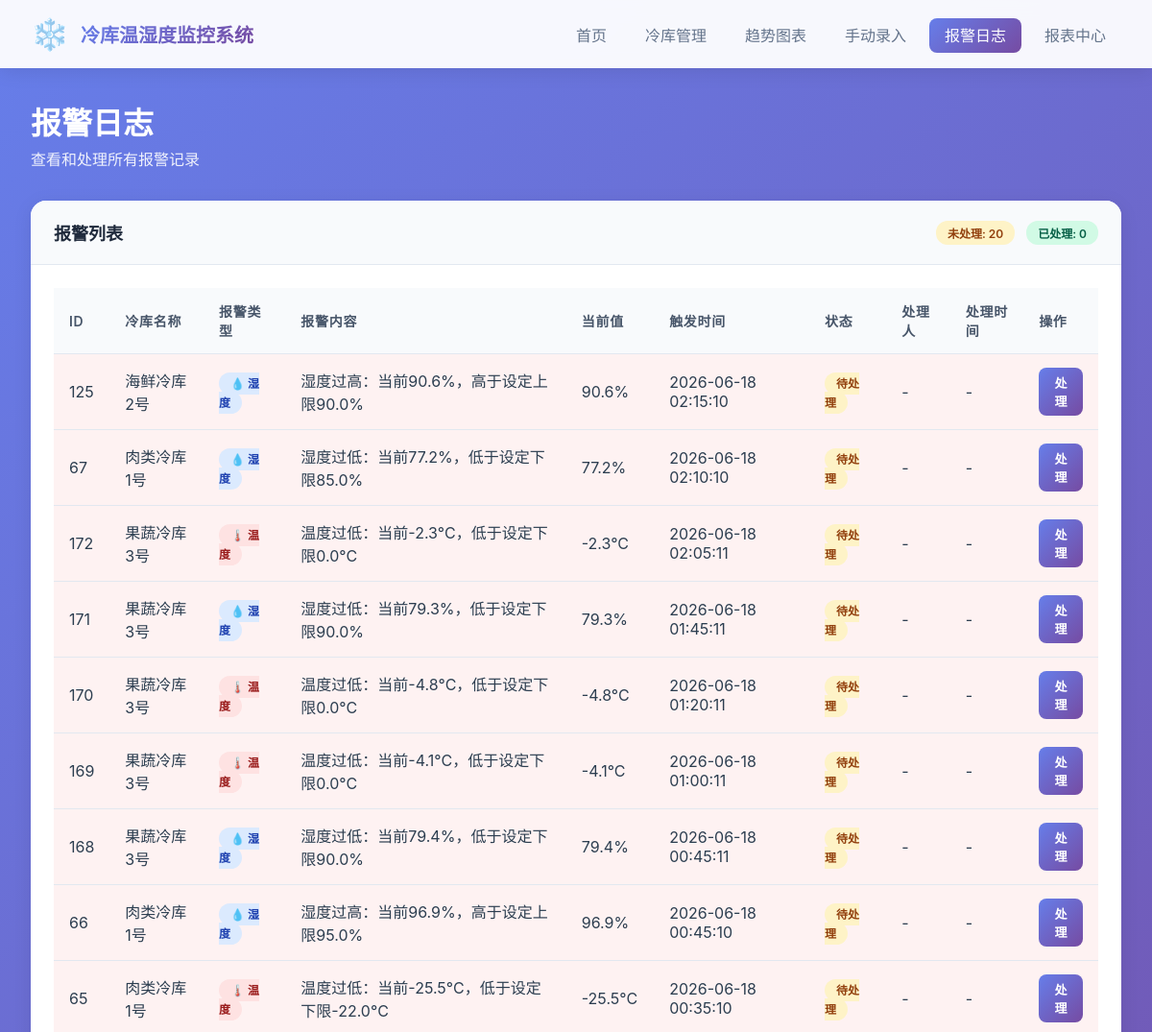
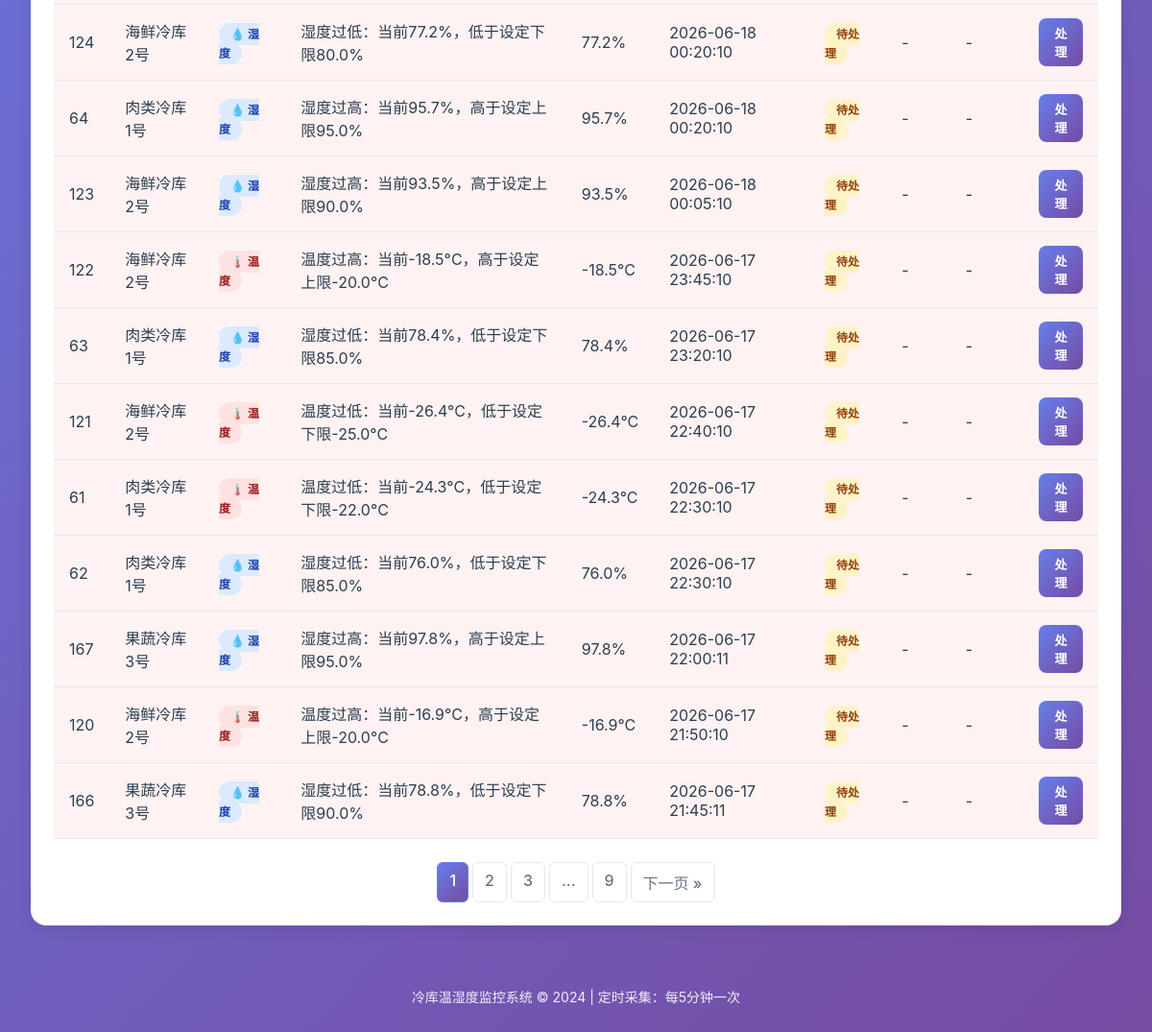
/alarms, run on the app's committed database (2 pictures, top to bottom).
### app.py (models this page shows, shortened)
class AlarmLog(db.Model):
    id = db.Column(db.Integer, primary_key=True)
    storage_id = db.Column(db.Integer, db.ForeignKey('cold_storage.id'), nullable=False)
    alarm_type = db.Column(db.String(20), nullable=False)
    message = db.Column(db.String(200), nullable=False)
    current_value = db.Column(db.Float, nullable=False)
    threshold_min = db.Column(db.Float)
    threshold_max = db.Column(db.Float)
    triggered_at = db.Column(db.DateTime, default=datetime.now)
    handled_at = db.Column(db.DateTime)
    handled_by = db.Column(db.String(100))
    handled_note = db.Column(db.String(500))
    is_handled = db.Column(db.Boolean, default=False)

class ColdStorage(db.Model):
    id = db.Column(db.Integer, primary_key=True)
    name = db.Column(db.String(100), nullable=False)
    temp_min = db.Column(db.Float, nullable=False)
    temp_max = db.Column(db.Float, nullable=False)
    humidity_min = db.Column(db.Float, nullable=False)
    humidity_max = db.Column(db.Float, nullable=False)
    created_at = db.Column(db.DateTime, default=datetime.now)
    records = db.relationship('TemperatureRecord', backref='storage', lazy=True, cascade='all, delete-orphan')
    alarms = db.relationship('AlarmLog', backref='storage', lazy=True, cascade='all, delete-orphan')

### app.py (the view)
@app.route('/alarms')
def alarms():
    page = request.args.get('page', 1, type=int)
    per_page = 20
    alarms_query = AlarmLog.query.order_by(AlarmLog.triggered_at.desc())
    pagination = alarms_query.paginate(page=page, per_page=per_page)
    return render_template('alarms.html', pagination=pagination, alarms=pagination.items)

### templates/alarms.html (shortened to what this page needs)
{% extends 'base.html' %}
{% block content %}
<div class="page-header">
    <h2>报警日志</h2>
    <p class="subtitle">查看和处理所有报警记录</p>
</div>
<div class="card">
    <div class="card-header">
        <div class="header-row">
            <h3>报警列表</h3>
            <div class="header-actions">
                <span class="badge badge-warning">未处理: {{ alarms|selectattr('is_handled', 'equalto', false)|list|length }}</span>
                <span class="badge badge-success">已处理: {{ alarms|selectattr('is_handled', 'equalto', true)|list|length }}</span>
            </div>
        </div>
    </div>
    <div class="card-body">
        {% if alarms %}
        <table class="data-table">
            <thead>
                <tr>
                    <th>ID</th>
                    <th>冷库名称</th>
                    <th>报警类型</th>
                    <th>报警内容</th>
                    <th>当前值</th>
                    <th>触发时间</th>
                    <th>状态</th>
                    <th>处理人</th>
                    <th>处理时间</th>
                    <th>操作</th>
                </tr>
            </thead>
            <tbody>
                {% for alarm in alarms %}
                <tr class="{{ 'alarm-unhandled' if not alarm.is_handled else '' }}">
                    <td>{{ alarm.id }}</td>
                    <td>{{ alarm.storage.name }}</td>
                    <td>
                        <span class="type-badge type-{{ alarm.alarm_type }}">
                            {% if 'temp' in alarm.alarm_type %}
                                🌡️ 温度
                            {% else %}
                                💧 湿度
                            {% endif %}
                        </span>
                    </td>
                    <td>{{ alarm.message }}</td>
                    <td>
                        {% if 'temp' in alarm.alarm_type %}
                            {{ alarm.current_value }}°C
                        {% else %}
                            {{ alarm.current_value }}%
                        {% endif %}
                    </td>
                    <td>{{ alarm.triggered_at.strftime('%Y-%m-%d %H:%M:%S') }}</td>
                    <td>
                        {% if alarm.is_handled %}
                            <span class="status-badge status-handled">已处理</span>
                        {% else %}
                            <span class="status-badge status-pending">待处理</span>
                        {% endif %}
                    </td>
                    <td>{{ alarm.handled_by or '-' }}</td>
                    <td>{{ alarm.handled_at.strftime('%Y-%m-%d %H:%M:%S') if alarm.handled_at else '-' }}</td>
                    <td>
                        {% if not alarm.is_handled %}
                        <button class="btn btn-small btn-primary" onclick="openHandleAlarmModal({{ alarm.id }})">处理</button>
                        {% else %}
                        <button class="btn btn-small btn-secondary" onclick="viewAlarmDetail({{ alarm.id }})">详情</button>
                        {% endif %}
                    </td>
                </tr>
                {% endfor %}
            </tbody>
        </table>
        {% if pagination.pages > 1 %}
        <div class="pagination">
            {% for page_num in pagination.iter_pages(left_edge=1, right_edge=1, left_current=2, right_current=2) %}
                {% if page_num %}
                    {% if pagination.page == page_num %}
                    <span class="page-link active">{{ page_num }}</span>
                    {% else %}
                    <a href="{{ url_for('alarms', page=page_num) }}" class="page-link">{{ page_num }}</a>
                    {% endif %}
                {% else %}
                    <span class="page-link">...</span>
                {% endif %}
            {% endfor %}
            {% if pagination.has_next %}
            <a href="{{ url_for('alarms', page=pagination.next_num) }}" class="page-link">下一页 &raquo;</a>
            {% endif %}
        </div>
        {% endif %}
        {% else %}
        <div class="empty-state-small">
            <p>暂无报警记录</p>
        </div>
        {% endif %}
    </div>
</div>
{% endblock %}

### templates/base.html (shortened to what this page needs)
<!DOCTYPE html>
<html lang="zh-CN">
<head>
    <link rel="stylesheet" href="{{ url_for('static', filename='css/style.css') }}">
</head>
<body>
    <nav class="navbar">
        <div class="nav-container">
            <div class="nav-brand">
                <span class="logo">❄️</span>
                <h1>冷库温湿度监控系统</h1>
            </div>
            <ul class="nav-menu">
                <li><a href="{{ url_for('index') }}" class="nav-link {% if request.endpoint == 'index' %}active{% endif %}">首页</a></li>
                <li><a href="{{ url_for('storages') }}" class="nav-link {% if request.endpoint == 'storages' %}active{% endif %}">冷库管理</a></li>
                <li><a href="{{ url_for('charts') }}" class="nav-link {% if request.endpoint == 'charts' %}active{% endif %}">趋势图表</a></li>
                <li><a href="{{ url_for('manual_entry') }}" class="nav-link {% if request.endpoint == 'manual_entry' %}active{% endif %}">手动录入</a></li>
                <li><a href="{{ url_for('alarms') }}" class="nav-link {% if request.endpoint == 'alarms' %}active{% endif %}">报警日志</a></li>
                <li><a href="{{ url_for('reports') }}" class="nav-link {% if request.endpoint == 'reports' %}active{% endif %}">报表中心</a></li>
            </ul>
        </div>
    </nav>
    <main class="container">
        {% block content %}{% endblock %}
    </main>
    <footer class="footer">
        <p>冷库温湿度监控系统 &copy; 2024 | 定时采集：每5分钟一次</p>
    </footer>
</body>
</html>

### static/css/style.css (style rules this page uses)
* { margin: 0; padding: 0; box-sizing: border-box; }
body { font-family: -apple-system, BlinkMacSystemFont, 'Segoe UI', Roboto, 'Helvetica Neue', Arial, sans-serif; background: linear-gradient(135deg, #667eea 0%, #764ba2 100%); min-height: 100vh; color: #2c3e50; }
.navbar { background: rgba(255, 255, 255, 0.95); backdrop-filter: blur(10px); box-shadow: 0 2px 20px rgba(0, 0, 0, 0.1); position: sticky; top: 0; z-index: 1000; }
.nav-container { max-width: 1400px; margin: 0 auto; padding: 1rem 2rem; display: flex; align-items: center; justify-content: space-between; flex-wrap: wrap; gap: 1rem; }
.nav-brand { display: flex; align-items: center; gap: 0.75rem; }
.logo { font-size: 2rem; }
.nav-brand h1 { font-size: 1.25rem; font-weight: 700; background: linear-gradient(135deg, #667eea 0%, #764ba2 100%); -webkit-background-clip: text; -webkit-text-fill-color: transparent; background-clip: text; }
.nav-menu { display: flex; list-style: none; gap: 0.5rem; flex-wrap: wrap; }
.nav-link { padding: 0.5rem 1rem; color: #64748b; text-decoration: none; border-radius: 8px; font-weight: 500; transition: all 0.3s ease; white-space: nowrap; }
.nav-link.active { background: linear-gradient(135deg, #667eea 0%, #764ba2 100%); color: white; }
.container { max-width: 1400px; margin: 2rem auto; padding: 0 2rem; min-height: calc(100vh - 200px); }
.page-header { margin-bottom: 2rem; color: white; }
.page-header h2 { font-size: 2rem; font-weight: 700; margin-bottom: 0.25rem; }
.page-header .subtitle { opacity: 0.9; font-size: 1rem; }
.card { background: white; border-radius: 16px; box-shadow: 0 4px 20px rgba(0, 0, 0, 0.08); margin-bottom: 1.5rem; overflow: hidden; }
.card-header { padding: 1.25rem 1.5rem; background: #f8fafc; border-bottom: 1px solid #e2e8f0; }
.card-header h3 { font-size: 1.125rem; font-weight: 600; color: #1e293b; }
.header-row { display: flex; justify-content: space-between; align-items: center; flex-wrap: wrap; gap: 1rem; }
.header-actions { display: flex; gap: 0.75rem; align-items: center; flex-wrap: wrap; }
.card-body { padding: 1.5rem; }
.btn { padding: 0.625rem 1.25rem; border: none; border-radius: 8px; font-weight: 600; cursor: pointer; transition: all 0.3s ease; font-size: 0.9375rem; text-decoration: none; display: inline-flex; align-items: center; justify-content: center; gap: 0.5rem; }
.btn-small { padding: 0.375rem 0.75rem; font-size: 0.8125rem; }
.btn-primary { background: linear-gradient(135deg, #667eea 0%, #764ba2 100%); color: white; }
.data-table { width: 100%; border-collapse: collapse; }
.data-table th, .data-table td { padding: 0.875rem 1rem; text-align: left; border-bottom: 1px solid #e2e8f0; }
.data-table th { background: #f8fafc; font-weight: 600; color: #475569; font-size: 0.875rem; text-transform: uppercase; letter-spacing: 0.05em; }
.data-table tbody tr.alarm-unhandled { background: #fef2f2; }
.type-badge { padding: 0.25rem 0.75rem; border-radius: 12px; font-size: 0.75rem; font-weight: 600; }
.type-temp_high, .type-temp_low { background: #fee2e2; color: #991b1b; }
.type-humidity_high, .type-humidity_low { background: #dbeafe; color: #1e40af; }
.status-badge { padding: 0.25rem 0.75rem; border-radius: 12px; font-size: 0.75rem; font-weight: 600; text-transform: uppercase; }
.status-pending { background: #fef3c7; color: #92400e; }
.badge { padding: 0.25rem 0.75rem; border-radius: 12px; font-size: 0.75rem; font-weight: 600; }
.badge-warning { background: #fef3c7; color: #92400e; }
.badge-success { background: #d1fae5; color: #065f46; }
.pagination { display: flex; justify-content: center; gap: 0.25rem; margin-top: 1.5rem; flex-wrap: wrap; }
.page-link { padding: 0.5rem 0.75rem; border: 1px solid #e2e8f0; border-radius: 6px; text-decoration: none; color: #64748b; font-weight: 500; transition: all 0.3s ease; }
.page-link.active { background: linear-gradient(135deg, #667eea 0%, #764ba2 100%); color: white; border-color: #667eea; }
.footer { text-align: center; padding: 2rem; color: rgba(255, 255, 255, 0.9); font-size: 0.875rem; }

### data on the page
AlarmLog: id "125", storage.name "海鲜冷库2号", alarm_type "💧 湿度", message "湿度过高：当前90.6%，高于设定上限90.0%", current_value "90.6", triggered_at "2026-06-18 02:15:10", is_handled "待处理", handled_by "-", handled_at "-"
AlarmLog: id "67", storage.name "肉类冷库1号", alarm_type "💧 湿度", message "湿度过低：当前77.2%，低于设定下限85.0%", current_value "77.2", triggered_at "2026-06-18 02:10:10", is_handled "待处理", handled_by "-", handled_at "-"
AlarmLog: id "172", storage.name "果蔬冷库3号", alarm_type "🌡️ 温度", message "温度过低：当前-2.3°C，低于设定下限0.0°C", current_value "-2.3", triggered_at "2026-06-18 02:05:11", is_handled "待处理", handled_by "-", handled_at "-"
AlarmLog: id "171", storage.name "果蔬冷库3号", alarm_type "💧 湿度", message "湿度过低：当前79.3%，低于设定下限90.0%", current_value "79.3", triggered_at "2026-06-18 01:45:11", is_handled "待处理", handled_by "-", handled_at "-"
AlarmLog: id "170", storage.name "果蔬冷库3号", alarm_type "🌡️ 温度", message "温度过低：当前-4.8°C，低于设定下限0.0°C", current_value "-4.8", triggered_at "2026-06-18 01:20:11", is_handled "待处理", handled_by "-", handled_at "-"
AlarmLog: id "169", storage.name "果蔬冷库3号", alarm_type "🌡️ 温度", message "温度过低：当前-4.1°C，低于设定下限0.0°C", current_value "-4.1", triggered_at "2026-06-18 01:00:11", is_handled "待处理", handled_by "-", handled_at "-"
AlarmLog: id "168", storage.name "果蔬冷库3号", alarm_type "💧 湿度", message "湿度过低：当前79.4%，低于设定下限90.0%", current_value "79.4", triggered_at "2026-06-18 00:45:11", is_handled "待处理", handled_by "-", handled_at "-"
AlarmLog: id "66", storage.name "肉类冷库1号", alarm_type "💧 湿度", message "湿度过高：当前96.9%，高于设定上限95.0%", current_value "96.9", triggered_at "2026-06-18 00:45:10", is_handled "待处理", handled_by "-", handled_at "-"
AlarmLog: id "65", storage.name "肉类冷库1号", alarm_type "🌡️ 温度", message "温度过低：当前-25.5°C，低于设定下限-22.0°C", current_value "-25.5", triggered_at "2026-06-18 00:35:10", is_handled "待处理", handled_by "-", handled_at "-"
AlarmLog: id "124", storage.name "海鲜冷库2号", alarm_type "💧 湿度", message "湿度过低：当前77.2%，低于设定下限80.0%", current_value "77.2", triggered_at "2026-06-18 00:20:10", is_handled "待处理", handled_by "-", handled_at "-"
AlarmLog: id "64", storage.name "肉类冷库1号", alarm_type "💧 湿度", message "湿度过高：当前95.7%，高于设定上限95.0%", current_value "95.7", triggered_at "2026-06-18 00:20:10", is_handled "待处理", handled_by "-", handled_at "-"
AlarmLog: id "123", storage.name "海鲜冷库2号", alarm_type "💧 湿度", message "湿度过高：当前93.5%，高于设定上限90.0%", current_value "93.5", triggered_at "2026-06-18 00:05:10", is_handled "待处理", handled_by "-", handled_at "-"
AlarmLog: id "122", storage.name "海鲜冷库2号", alarm_type "🌡️ 温度", message "温度过高：当前-18.5°C，高于设定上限-20.0°C", current_value "-18.5", triggered_at "2026-06-17 23:45:10", is_handled "待处理", handled_by "-", handled_at "-"
AlarmLog: id "63", storage.name "肉类冷库1号", alarm_type "💧 湿度", message "湿度过低：当前78.4%，低于设定下限85.0%", current_value "78.4", triggered_at "2026-06-17 23:20:10", is_handled "待处理", handled_by "-", handled_at "-"
AlarmLog: id "121", storage.name "海鲜冷库2号", alarm_type "🌡️ 温度", message "温度过低：当前-26.4°C，低于设定下限-25.0°C", current_value "-26.4", triggered_at "2026-06-17 22:40:10", is_handled "待处理", handled_by "-", handled_at "-"
AlarmLog: id "61", storage.name "肉类冷库1号", alarm_type "🌡️ 温度", message "温度过低：当前-24.3°C，低于设定下限-22.0°C", current_value "-24.3", triggered_at "2026-06-17 22:30:10", is_handled "待处理", handled_by "-", handled_at "-"
AlarmLog: id "62", storage.name "肉类冷库1号", alarm_type "💧 湿度", message "湿度过低：当前76.0%，低于设定下限85.0%", current_value "76.0", triggered_at "2026-06-17 22:30:10", is_handled "待处理", handled_by "-", handled_at "-"
AlarmLog: id "167", storage.name "果蔬冷库3号", alarm_type "💧 湿度", message "湿度过高：当前97.8%，高于设定上限95.0%", current_value "97.8", triggered_at "2026-06-17 22:00:11", is_handled "待处理", handled_by "-", handled_at "-"
AlarmLog: id "120", storage.name "海鲜冷库2号", alarm_type "🌡️ 温度", message "温度过高：当前-16.9°C，高于设定上限-20.0°C", current_value "-16.9", triggered_at "2026-06-17 21:50:10", is_handled "待处理", handled_by "-", handled_at "-"
AlarmLog: id "166", storage.name "果蔬冷库3号", alarm_type "💧 湿度", message "湿度过低：当前78.8%，低于设定下限90.0%", current_value "78.8", triggered_at "2026-06-17 21:45:11", is_handled "待处理", handled_by "-", handled_at "-"

### other printed values
{{ alarms|selectattr('is_handled', 'equalto', false)|list|length }} "20"
{{ alarms|selectattr('is_handled', 'equalto', true)|list|length }} "0"
{{ page_num }} "1"
{{ page_num }} "2" "3" "9"
